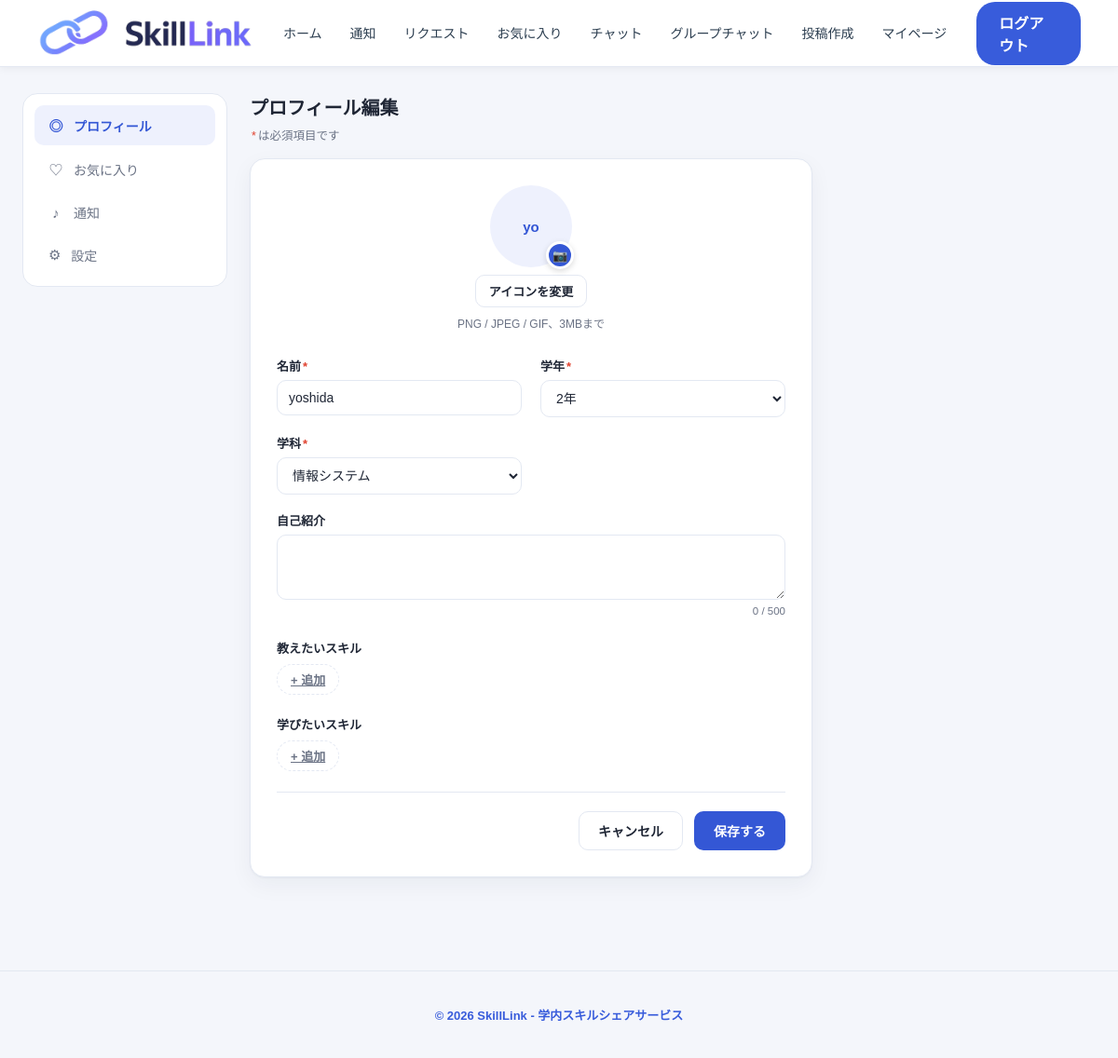
The app's page /profile_edit (signed in), older data.
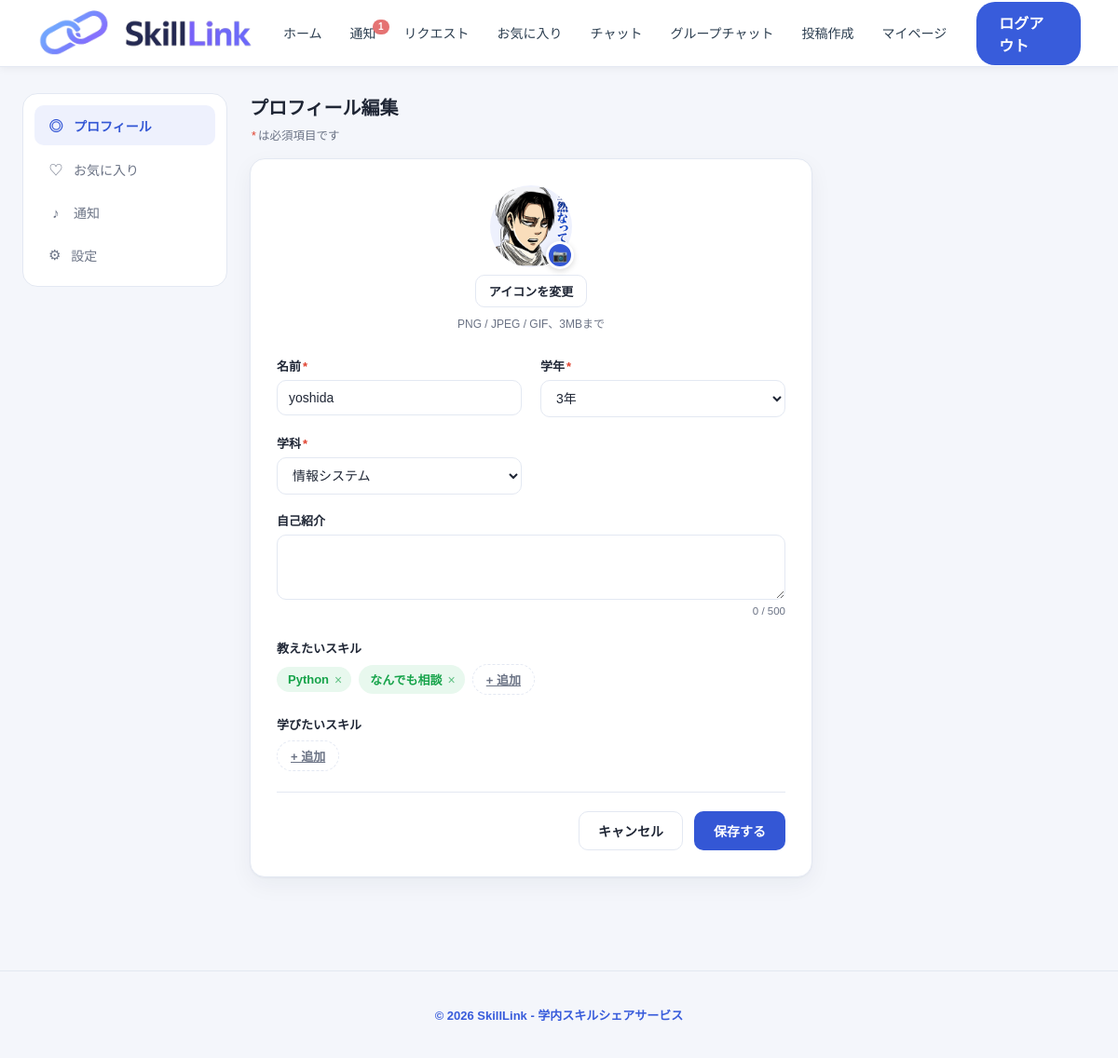
The same page, newer data.
### tables this page shows
CREATE TABLE users (user_id INTEGER PRIMARY KEY AUTOINCREMENT,
        name TEXT NOT NULL UNIQUE, email TEXT NOT NULL UNIQUE, password TEXT NOT NULL, grade TEXT NOT NULL, department TEXT NOT NULL,
        introduction TEXT, icon_path TEXT);

CREATE TABLE skills (skill_id INTEGER PRIMARY KEY AUTOINCREMENT, skill_name TEXT NOT NULL, category_id INTEGER NOT NULL , FOREIGN KEY(category_id) REFERENCES categories(category_id), UNIQUE (skill_name, category_id));

### routes/posts.py (the view)
@posts.route("/profile_edit", methods=['GET', 'POST'])
def profile_edit():
    if 'user_email' not in session:
        return redirect('/login')
    user_email = session['user_email']
    user_id = session.get('user_id')
    db = get_db()
    row = db.execute(
        "SELECT name, email, department, grade, introduction, icon_path FROM users WHERE email = ?",
        (user_email,)
    ).fetchone()
    user = None
    if row:
        user = {
            'name': row[0],
            'email': row[1],
            'department': row[2],
            'grade': row[3],
            'introduction': row[4],
            'icon_path': row[5]
        }
    teach_rows = db.execute("""
        SELECT DISTINCT skills.skill_id, skills.skill_name
        FROM posts
        JOIN skills ON posts.skill_id = skills.skill_id
        WHERE posts.user_id = ? AND posts.post_type = '教えたい'
    """, (user_id,)).fetchall()
    teach_skills = [{'skill_id': r[0], 'skill_name': r[1]} for r in teach_rows]
    learn_rows = db.execute("""
        SELECT DISTINCT skills.skill_id, skills.skill_name
        FROM posts
        JOIN skills ON posts.skill_id = skills.skill_id
        WHERE posts.user_id = ? AND posts.post_type = '学びたい'
    """, (user_id,)).fetchall()
    learn_skills = [{'skill_id': r[0], 'skill_name': r[1]} for r in learn_rows]
    return render_template('profile_edit.html', user=user, teach_skills=teach_skills, learn_skills=learn_skills)

### app.py (called while the page is built)
@app.after_request
def add_header(response):
    response.headers['Cache-Control'] = (
        'no-store, no-cache, must-revalidate, post-check=0, pre-check=0,'
        ' max-age=0'
    )
    response.headers['Pragma'] = 'no-cache'
    response.headers['Expires'] = '0'
    return response

@app.context_processor
def inject_unread_notifications():
    if 'user_id' in session:
        db = get_db()
        count = db.execute(
            'SELECT COUNT(*) FROM notifications WHERE user_id = ? AND is_read'
            ' = 0',
            (session['user_id'],),
        ).fetchone()[0]
        return {'unread_notifications': count}
    return {'unread_notifications': 0}

### routes/auth.py (called while the page is built)
def connect_db():
    rv = sqlite3.connect(DATABASE, timeout=20.0)
    rv.row_factory = sqlite3.Row
    return rv

def get_db():
    if not hasattr(g, 'sqlite_db'):
        g.sqlite_db = connect_db()
    return g.sqlite_db

### templates/profile_edit.html (shortened to what the changed rows need)
<!DOCTYPE html>
<html lang="ja">
<head>
<link rel="stylesheet" href="{{ url_for('static', filename='css/profile_edit.css') }}">
<link rel="stylesheet" href="{{ url_for('static', filename='css/variables.css') }}">
<link rel="stylesheet" href="{{ url_for('static', filename='css/header.css') }}">
<link rel="stylesheet" href="{{ url_for('static', filename='css/footer.css') }}">
</head>
<body>
  {% include 'header.html' %}
  <div class="layout">
    <main class="main">
      <div class="main__head">
        <h1 class="main__title">プロフィール編集</h1>
      </div>
      <form id="profileForm" class="profile-card" action="/profile" method="POST" enctype="multipart/form-data" novalidate>
        <div class="avatar-block">
          <div class="avatar-wrap">
            {% if user and user.icon_path %}
              <img id="avatarImg" class="avatar-img" src="{{ url_for('static', filename=user.icon_path) }}" alt="プロフィール画像">
            {% else %}
              <span id="avatarPlaceholder" class="avatar-placeholder">{{ user.name[:2] if user else '田中' }}</span>
            {% endif %}
            <label for="avatarInput" class="avatar-cam-btn" aria-label="画像を変更">📷</label>
          </div>
        </div>
        <div class="field-grid">
          <div class="field">
            <label for="name">名前<span class="required">*</span></label>
            <input type="text" id="name" name="name" value="{{ user.name if user else '' }}" maxlength="40" required>
          </div>
          <div class="field">
            <label for="grade">学年<span class="required">*</span></label>
            <select name="grade" id="grade">
                {% for g in [1, 2, 3, 4] %}
                   <option value="{{ g }}" {{ 'selected' if user.grade|string == g|string or user.grade|string == (g|string ~ '年') }}>
                      {{ g }}年
                   </option>
                {% endfor %}
            </select>
          </div>
          <div class="field">
            <label for="department">学科<span class="required">*</span></label>
            <select id="department" name="department" required>
              <option value="情報システム" {% if user and user.department == '情報システム' %}selected{% endif %}>情報システム</option>
            </select>
          </div>
        </div>
        <div class="skill-field">
          <div class="tag-list" id="teachSkillList">
            {% for skill in teach_skills %}
            <span class="tag tag--teach">{{ skill.skill_name }}<button type="button" class="tag__remove" aria-label="{{ skill.skill_name }}を削除">×</button></span>
            {% endfor %}
            <a href="/posts?type=教えたい" class="tag-add">+ 追加</a>
          </div>
        </div>
      </form>
    </main>
  </div>
</body>
</html>

Row changes from the older to the newer data that the page shows:
changed users "yoshida": icon_path: picture added; icon_path empty → "uploads/user_2.png" (drawn); name "yo" → (not shown)
now on this page (row unchanged): skills: skill_name "Python"
added skills: skill_name "なんでも相談"
Text that changed along with them:
{{ unread_notifications }}: (not shown) → "1"
form field grade: "2年" → "3年"
